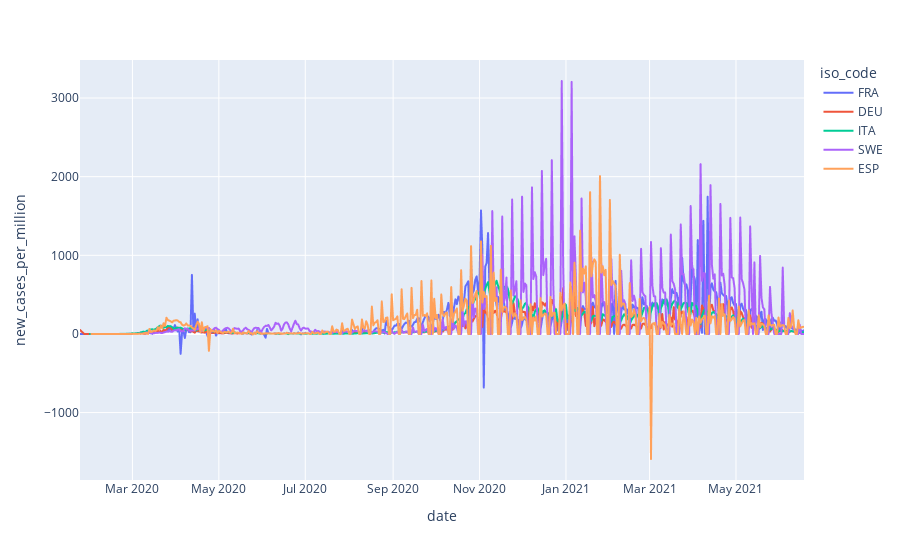

Source (notebook cell):
### Code cell
# Plotting current data to see trends and status
fig_c = px.line(g5_data_cl, x ="date", y="new_cases_per_million", color="iso_code" )
fig_c.show()

### Figure 1 — Plotly figure (JSON) as saved in the notebook; plotly's stock layout.template omitted (floating-point values rounded to 4 significant figures; data arrays with more than 128 entries replaced by an {"elided": "..."} marker saying what was removed)
{"data": [{"hovertemplate": "iso_code=FRA<br>date=%{x}<br>new_cases_per_million=%{y}<extra></extra>", "legendgroup": "FRA", "line": {"color": "#636efa", "dash": "solid"}, "mode": "lines", "name": "FRA", "showlegend": true, "type": "scattergl", "x": {"elided": "512 str values"}, "xaxis": "x", "y": {"elided": "512 float values"}, "yaxis": "y"}, {"hovertemplate": "iso_code=DEU<br>date=%{x}<br>new_cases_per_million=%{y}<extra></extra>", "legendgroup": "DEU", "line": {"color": "#EF553B", "dash": "solid"}, "mode": "lines", "name": "DEU", "showlegend": true, "type": "scattergl", "x": {"elided": "510 str values"}, "xaxis": "x", "y": {"elided": "510 float values"}, "yaxis": "y"}, {"hovertemplate": "iso_code=ITA<br>date=%{x}<br>new_cases_per_million=%{y}<extra></extra>", "legendgroup": "ITA", "line": {"color": "#00cc96", "dash": "solid"}, "mode": "lines", "name": "ITA", "showlegend": true, "type": "scattergl", "x": {"elided": "505 str values"}, "xaxis": "x", "y": {"elided": "505 float values"}, "yaxis": "y"}, {"hovertemplate": "iso_code=SWE<br>date=%{x}<br>new_cases_per_million=%{y}<extra></extra>", "legendgroup": "SWE", "line": {"color": "#ab63fa", "dash": "solid"}, "mode": "lines", "name": "SWE", "showlegend": true, "type": "scattergl", "x": {"elided": "504 str values"}, "xaxis": "x", "y": {"elided": "504 float values"}, "yaxis": "y"}, {"hovertemplate": "iso_code=ESP<br>date=%{x}<br>new_cases_per_million=%{y}<extra></extra>", "legendgroup": "ESP", "line": {"color": "#FFA15A", "dash": "solid"}, "mode": "lines", "name": "ESP", "showlegend": true, "type": "scattergl", "x": {"elided": "504 str values"}, "xaxis": "x", "y": {"elided": "504 float values"}, "yaxis": "y"}], "layout": {"legend": {"title": {"text": "iso_code"}, "tracegroupgap": 0}, "margin": {"t": 60}, "xaxis": {"anchor": "y", "domain": [0, 1], "title": {"text": "date"}}, "yaxis": {"anchor": "x", "domain": [0, 1], "title": {"text": "new_cases_per_million"}}}}
